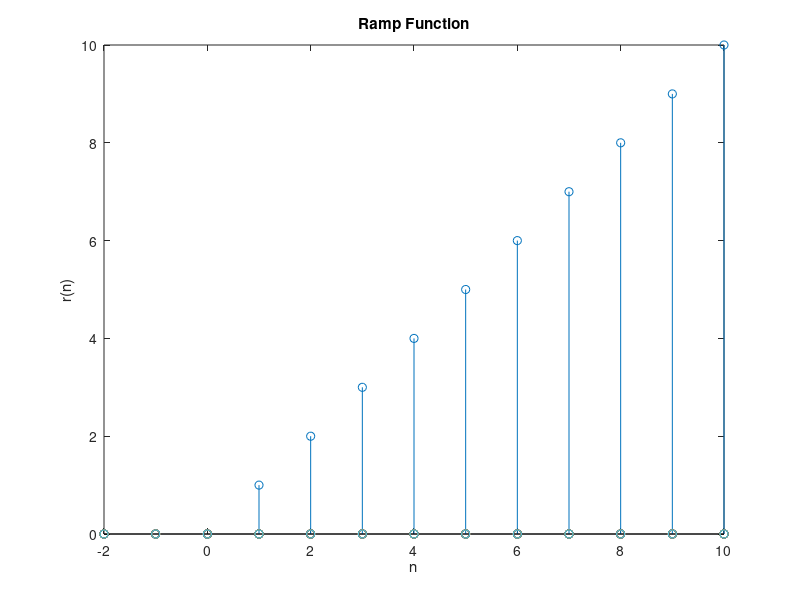

This chart was generated by the following MATLAB code:
clc;
clear all;
n = -2:1:10;
y = zeros(length(n));
for i = 1:length(n)
    if(n(i) < 0)
        y(i) = 0;
    else
        y(i) = n(i);
    end
end
stem(n,y);
title('Ramp Function');
xlabel('n');
ylabel('r(n)');